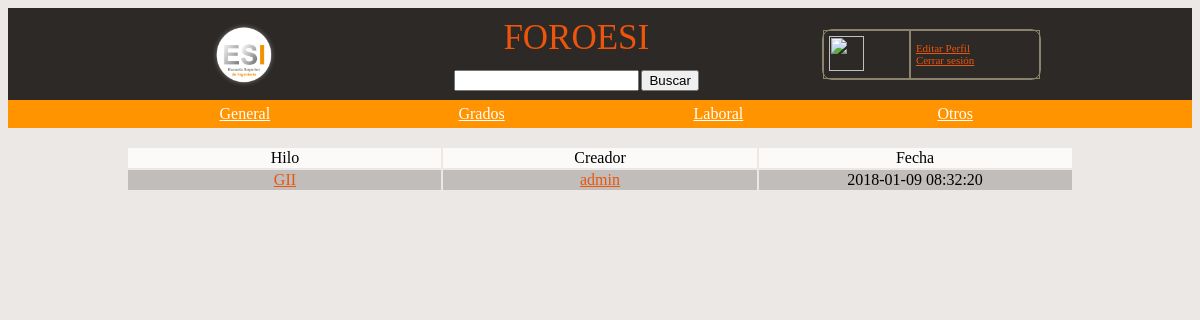
Screenshot of /index.php/hilos/categorias/2/Grados with the database file from the repository.
### tables this page shows
CREATE TABLE IF NOT EXISTS `categoria` (
  `id` int(11) NOT NULL AUTO_INCREMENT,
  `nombre` varchar(100) NOT NULL,
  PRIMARY KEY (`id`),
  UNIQUE KEY `nombre` (`nombre`)
);

CREATE TABLE IF NOT EXISTS `hilo` (
  `id` int(11) NOT NULL AUTO_INCREMENT,
  `creador` int(11) NOT NULL,
  `titulo` varchar(300) NOT NULL,
  `texto` text NOT NULL,
  `fecha` timestamp NOT NULL DEFAULT CURRENT_TIMESTAMP,
  `categoria` int(11) NOT NULL,
  PRIMARY KEY (`id`),
  KEY `creador` (`creador`),
  KEY `categoria` (`categoria`)
);

CREATE TABLE IF NOT EXISTS `usuario` (
  `id` int(11) NOT NULL AUTO_INCREMENT,
  `usuario` varchar(100) NOT NULL,
  `password` varchar(100) NOT NULL,
  `avatar` varchar(500) DEFAULT 'user-icon1.jpg',
  `correo` varchar(200) NOT NULL,
  `estado` text,
  `nreportes` int(11) NOT NULL DEFAULT '0',
  `reportado` tinyint(1) NOT NULL DEFAULT '0',
  `fechaCreacion` timestamp NOT NULL DEFAULT CURRENT_TIMESTAMP,
  PRIMARY KEY (`id`),
  UNIQUE KEY `usuario` (`usuario`,`correo`),
  UNIQUE KEY `correo` (`correo`),
  UNIQUE KEY `usuario_2` (`usuario`)
);

### application/controllers/Hilos.php (called while the page is built, shortened)
<?php
class Hilos extends CI_Controller{
 public function categorias($id,$cat){
 	$datos = array('titulo_web' => $cat ,'hilos' => $this->hilos_model->get_hilosCat($id),'categoria' => $this->categoria_model->get_categoria());
 	$this->load->view('categoria_view',$datos);
 }
}
?>

### index.php (called while the page is built, shortened)
<?php
require_once BASEPATH.'core/CodeIgniter.php';

### application/models/categoria_model.php (called while the page is built, shortened)
<?php
class categoria_model extends CI_Model{
 public function get_categoria(){
 $consulta = $this->db->query('Select * from categoria');
 return $consulta->result();
 }
}

### application/models/hilos_model.php (called while the page is built, shortened)
<?php
class Hilos_model extends CI_Model{
public function get_hilosCat($cat){
	$consulta = $this->db->query('Select id,titulo,creador,fecha from hilo WHERE categoria = '.$cat.' ORDER BY fecha DESC;');
 	return $consulta->result();
}
}

### application/models/Usu_model.php (called while the page is built, shortened)
<?php
class Usu_model extends CI_Model{
 public function nom_usuario($id){
    $consulta = $this->db->query('Select usuario,avatar,fechaCreacion from usuario WHERE id = '.$id.';');
    $datos = $consulta->result();
    $categ =  array();
    foreach ($datos as $key) {
    array_push($categ, $key->usuario);
    array_push($categ, $key->avatar);
    array_push($categ, $key->fechaCreacion);
    }
    return $categ;
 }
}

### application/views/categoria_view.php (the view, shortened to what this page needs)
<!DOCTYPE html>
<html>
<head>
<div id="estilo1" align="center">
	<table width = " 80% " align = "center" cellpadding="5" cellspacing="0">
			<tr  BGCOLOR= "#2c2926">
				<td align="center" width="25%" style="border-right:0px; font-size: 11px"><a href="<?= base_url().'index.php/hilos'?>" title="Inicio"><img src="<?= base_url().'uploads/'. 'gordo.png'?>" width="80" height="80"></a>
				</td>
				<td align="center" width="45%" style="border-right:0px;border-left: 0px; font-size: 11px">
								<div style=" font-size: 35px">FOROESI</div>
								<br>
								<div><?= form_open(base_url().'index.php/hilos/buscar',
										array('name'=>'mi_form','id'=>'form'));?>
 										<?= form_input('parametro','','class="input"') ?>
 										<?= form_submit('submit', 'Buscar','class="submit"');?>
 										<?= form_close(); ?></div>
				</td>
				<td  align="center" width="30%" style="border-left: 0px; font-size: 11px">
					<div>
						<table class="ta" width = " 80% " align = "center" border= 1 bordercolor="#8B846C" cellpadding="5" cellspacing="0">
							<tr>
								<td>
									<img src="<?= base_url().'uploads/'.$this->session->userdata('avatar') ?>" width="35" height="35"/>
								</td>
								<td>
									<div><a href="<?= base_url().'index.php'?>" title="Editar Perfil">  Editar Perfil</a></div>
									<div><a href="<?= base_url().'index.php/Usu/logout'?>" title="Deslogearme">  Cerrar sesión</a></div>
								</td>
							</tr>
						</table>
					</div>
				</td>
			</tr>
	</table>
</div>
<div id="estilo3">
<table width = " 80% " align = "center" border= 0 bordercolor="#8B846C" cellpadding="5" cellspacing="0">
	<tr  BGCOLOR= "#ff9300 ">
			<?php
				foreach ($categoria as $fila) { ?>
					<td align="center" width="25%">
					<a href="<?= base_url().'index.php/hilos/categorias/'.$fila->id.'/'.$fila->nombre?>" title="Ver Categoria" style="color:#fff;" align="center"><?= $fila->nombre; ?></a>
					</td>
			<?php	}
			?>
	</tr>
	</table>
</div>
<br>
</head>
<body id="estilo2">
	<div align="center">
	<table align = "center" width = "80%" >
		<tr BGCOLOR= "#fbfaf9">
		<td align="center" width="33%">Hilo</td>
		<td align="center" width="33%">Creador</td>
		<td align="center" width="33%">Fecha</td>
		</tr>
			<?php
				foreach ($hilos as $hilo) { ?>
					<tr BGCOLOR = "#C0BDBA">
					<td align="center" width="33%">
					<a href="<?= base_url().'index.php/respuestas/vistaHilo/'.$hilo->id ?>" title="Ver Hilo"><?= $hilo->titulo; ?></a>
					</td>
					<td align="center" width="33%">
						<?php
							$dusu = $this->Usu_model->nom_usuario($hilo->creador);
						?>
						<a href="<?= base_url().'index.php/Usu/vistaPerfil/'.$hilo->creador ?>" title="Ver perfil"><?= $dusu[0]?></a><br>
					</td>
					<td align="center" width="33%">
						<?= $hilo->fecha; ?>
					</td>
					</tr>
			<?php	}
			 ?>
	</table>
	</div>
</html>

### application/views/categoria_view.php (style rules this page uses)
#estilo1 { background:#2c2926; color:#ed540c; }
#estilo3 { background:#ff9300; color:#fff; }
#estilo2 { background:#ebe8e5; }
.ta { border-radius: 10px 10px 10px 10px; -moz-border-radius: 10px 10px 10px 10px; -webkit-border-radius: 10px 10px 10px 10px; }
a { color:#ed540c; }

### rows the page displays
categoria: nombre "General"
categoria: nombre "Grados"
categoria: nombre "Laboral"
categoria: nombre "Otros"
hilo: titulo "GII", creador.usuario "admin", fecha "2018-01-09 08:32:20"
